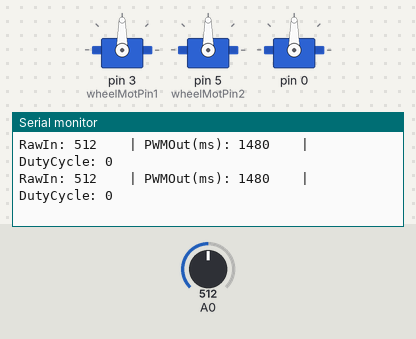
This sketch was run on a simulated Arduino Uno, built with avr-gcc and run on an emulated ATmega328P. Shown: 3 × servo, the last lines printed to the serial monitor. The inputs (shaded band) are chosen by the test bench; at power-on: A0 = 512.

Above: at 9.2 s.
9.3 s: A0 set to 478
At 10.2 s:
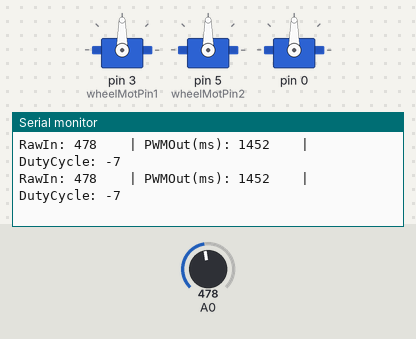
12.3 s: A0 set to 455
At 13.1 s:
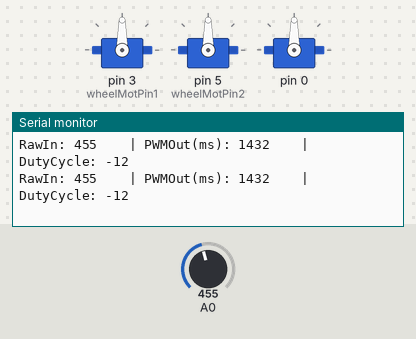
Timing chart, 0 to 15.3 s (numbered marks = the images above; inputs shaded):
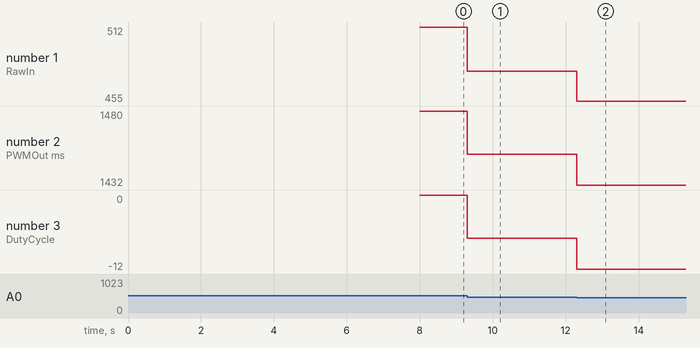

Measured:
- after the input at 9.3 s, the serial monitor: prints a new line at once (image 1)
- after the input at 12.3 s, the serial monitor: prints a new line at once (image 2)
- plotted number 1: 512 → 478 after the input at 9.3 s, 478 → 455 after the input at 12.3 s
- plotted number 2: 1480 → 1452 after the input at 9.3 s, 1452 → 1432 after the input at 12.3 s
- plotted number 3: 0 → -7 after the input at 9.3 s, -7 → -12 after the input at 12.3 s

The sketch:

motor_pwm_control_custom.ino
```cpp
/*
 Name:		motor_pwm_control_custom.ino
 Created:	9/20/2022
 Author:	CWhitt
 Description: This is a more advanced test using my custom PWM_BLDC_Control library and more specific Frisbee Flight applications.
*/

#include <PWM_BLDC_Control.h>


const uint8_t wheelMotPin1 = 3;
const uint8_t wheelMotPin2 = 5;
const uint8_t gantryMotPin = NULL;
const int16_t escMinMicros = 1080;
const int16_t escMaxMicros = 1880;
const int16_t escReverseMicros = 1500;
const int16_t escArmDurationMicros = 8000;
Servo wheelMot1, wheelMot2, gantryMot;
PWM_BLDC_Control *wheelMot1Controller;
PWM_BLDC_Control *wheelMot2Controller;
PWM_BLDC_Control *gantryMotController;


void setup()
{
    Serial.begin(115200);
    Serial.print("Initializing...");

    // Initialize servo objects
    wheelMot1.attach(wheelMotPin1, escMinMicros, escMaxMicros);
    wheelMot2.attach(wheelMotPin2, escMinMicros, escMaxMicros);
    gantryMot.attach(gantryMotPin, escMinMicros, escMaxMicros);

    // Instantiate motor controllers
    wheelMot1Controller = new PWM_BLDC_Control(wheelMot1, escMinMicros, escMaxMicros, 0, escReverseMicros);
    wheelMot2Controller = new PWM_BLDC_Control(wheelMot2, escMinMicros, escMaxMicros, 0, escReverseMicros);
    gantryMotController = new PWM_BLDC_Control(gantryMot, escMinMicros, escMaxMicros, 0, escReverseMicros);
    Serial.println("Done\n");

    // Arm motors
    Serial.print("Arming Motors...");
    unsigned long now = millis();
    while (millis() < now + escArmDurationMicros) {
        wheelMot1Controller->writeDutyCycle(0);
        wheelMot2Controller->writeDutyCycle(0);
        gantryMotController->writeDutyCycle(0);
    }
    Serial.println("Done\n");

}

void loop()
{
    int valueRaw = analogRead(A0);
    int valueDC = map(valueRaw, 0, 1024, -100, 100);
    wheelMot1Controller->writeDutyCycle(valueDC);
    wheelMot2Controller->writeDutyCycle(valueDC);

    Serial.print("RawIn: ");
    Serial.print(valueRaw);
    Serial.print("\t\t| PWMOut(ms): ");
    Serial.print( map( valueDC, -100, 100, 1080, 1880) );
    Serial.print("\t\t| DutyCycle: ");
    Serial.println(valueDC);

} 
```
